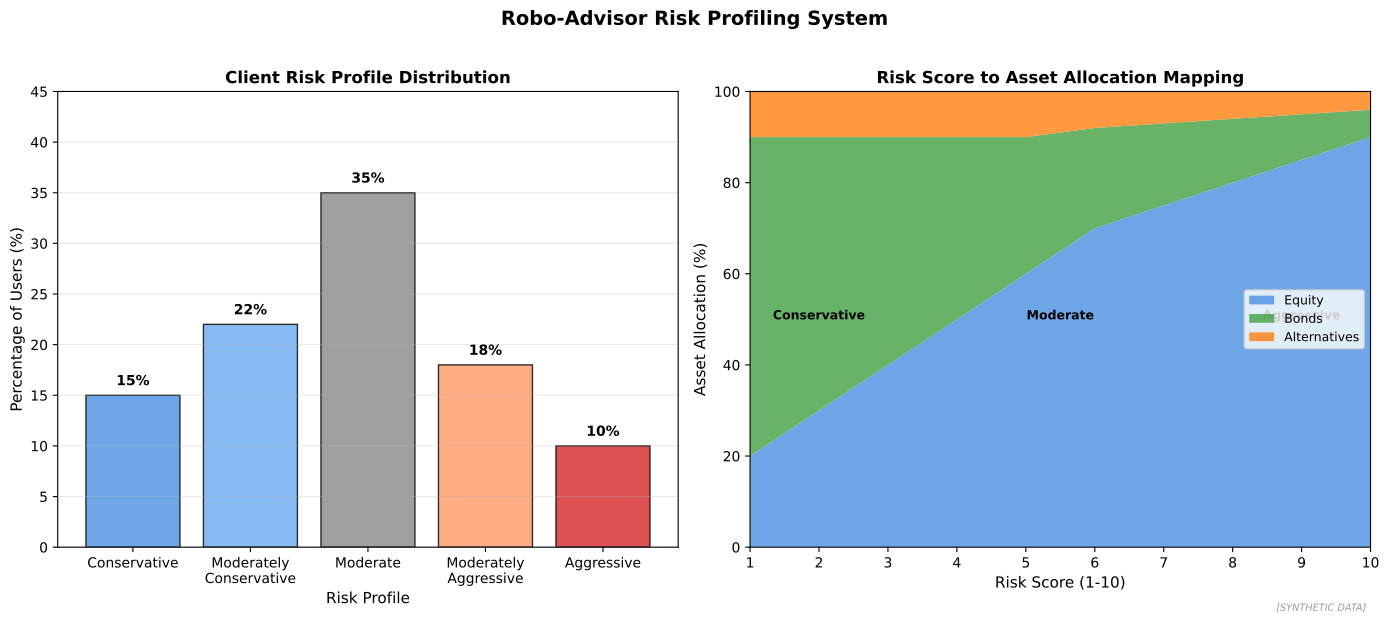

Here is the Python script that generated this plot:
"""
Risk Profiling Questionnaire Analysis
ML-based risk assessment

Output: risk_profiling_questionnaire.pdf
Module: module_03_ai_ml
Lesson: 33 - Robo-Advisors ML
"""

from pathlib import Path
import matplotlib.pyplot as plt
import numpy as np

CHART_METADATA = {
    'title': 'Risk Profiling Questionnaire',
    'module': 'module_03_ai_ml',
    'lesson': 33,
    'url': 'https://github.com/Digital-AI-Finance/digital-finance/tree/main/module_03_ai_ml/figures/risk_profiling_questionnaire'
}

plt.rcParams.update({'font.size': 10, 'axes.labelsize': 10})

def create_chart():
    fig, axes = plt.subplots(1, 2, figsize=(14, 6))

    # Risk Profile Distribution
    ax1 = axes[0]

    profiles = ['Conservative', 'Moderately\nConservative', 'Moderate',
                'Moderately\nAggressive', 'Aggressive']
    percentages = [15, 22, 35, 18, 10]
    colors = ['#4A90E2', '#6AAAF0', '#888888', '#FF9966', '#D62728']

    bars = ax1.bar(profiles, percentages, color=colors, edgecolor='black', alpha=0.8)

    for bar, pct in zip(bars, percentages):
        ax1.text(bar.get_x() + bar.get_width()/2, bar.get_height() + 1,
                f'{pct}%', ha='center', fontsize=10, fontweight='bold')

    ax1.set_xlabel('Risk Profile', fontsize=11)
    ax1.set_ylabel('Percentage of Users (%)', fontsize=11)
    ax1.set_title('Client Risk Profile Distribution', fontsize=12, fontweight='bold')
    ax1.set_ylim(0, 45)
    ax1.yaxis.grid(True, alpha=0.3)

    # Risk Score vs Asset Allocation
    ax2 = axes[1]

    risk_scores = np.arange(1, 11)
    equity = [20, 30, 40, 50, 60, 70, 75, 80, 85, 90]
    bonds = [70, 60, 50, 40, 30, 22, 18, 14, 10, 6]
    alternatives = [10, 10, 10, 10, 10, 8, 7, 6, 5, 4]

    ax2.stackplot(risk_scores, equity, bonds, alternatives,
                  labels=['Equity', 'Bonds', 'Alternatives'],
                  colors=['#4A90E2', '#44A044', '#FF7F0E'], alpha=0.8)

    ax2.set_xlabel('Risk Score (1-10)', fontsize=11)
    ax2.set_ylabel('Asset Allocation (%)', fontsize=11)
    ax2.set_title('Risk Score to Asset Allocation Mapping', fontsize=12, fontweight='bold')
    ax2.legend(loc='center right', fontsize=9)
    ax2.set_xlim(1, 10)
    ax2.set_ylim(0, 100)

    # Add profile labels
    ax2.text(2, 50, 'Conservative', fontsize=9, fontweight='bold', ha='center')
    ax2.text(5.5, 50, 'Moderate', fontsize=9, fontweight='bold', ha='center')
    ax2.text(9, 50, 'Aggressive', fontsize=9, fontweight='bold', ha='center')

    fig.suptitle('Robo-Advisor Risk Profiling System', fontsize=14, fontweight='bold', y=1.02)
    fig.text(0.98, 0.02, '[SYNTHETIC DATA]', fontsize=7, color='#999999', ha='right', style='italic')
    plt.tight_layout()

    output_path = Path(__file__).parent / 'risk_profiling_questionnaire.pdf'
    plt.savefig(output_path, format='pdf', dpi=300, bbox_inches='tight')
    plt.close()
    print(f"Chart saved to: {output_path}")
    return output_path

if __name__ == '__main__':
    create_chart()
